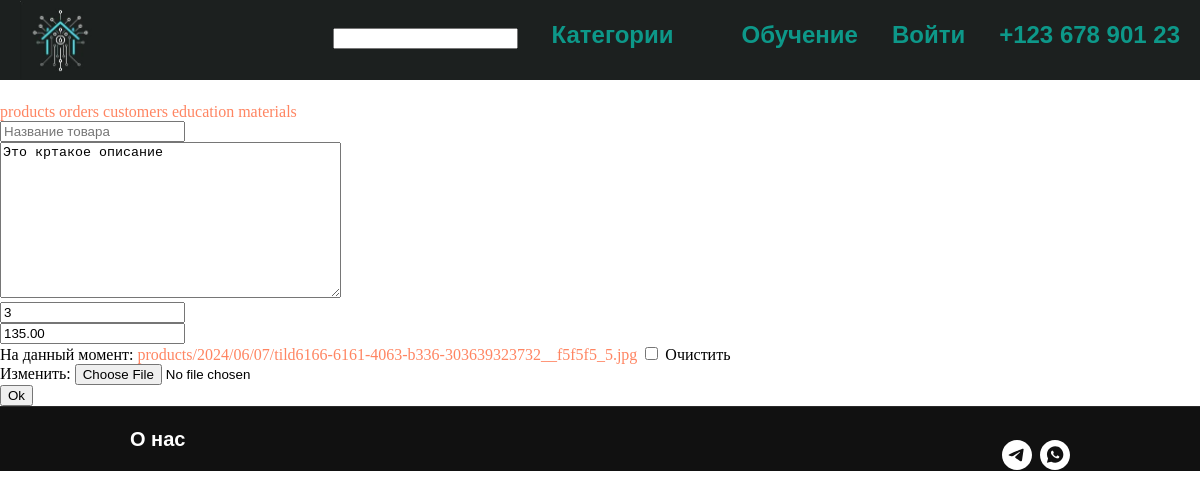
Screenshot of /edit_product/1 with the database file from the repository.
### shop/models.py (models this page shows, shortened)
class Product(models.Model):
    name = models.CharField(
        max_length=200, unique=True, verbose_name='Наменование продукта'
        )
    slug = models.SlugField(
        max_length=200, unique=True, blank=True, null=True, verbose_name='URL'
        )
    image = models.ImageField(
        upload_to='products/%Y/%m/%d', blank=True, verbose_name='Изображение'
        )
    description = models.CharField(
        max_length=250, blank=True, null=True, verbose_name='Описание'
        )
    price = models.DecimalField(
        default=0.00, max_digits=10, decimal_places=2, verbose_name='Цена'
        )
    quantity = models.PositiveSmallIntegerField(
        default=0, verbose_name="Остаток"
        )
    attributes = models.TextField(
        max_length=1000, blank=True, null=True, verbose_name='Характеристики'
        )
    status = models.CharField(max_length=255, choices=STATUS, default='open')

### shop/views/alex.py (the view)
# urls.py: path('edit_product/<int:pk>',views.edit_product,name='edit_product'),
def edit_product(request,pk):
    product = Product.objects.get(pk=pk)
    form = ProductForm(request.POST or None,request.FILES or None,instance=product)
    if form.is_valid():
        form.save()
        return redirect('shop:products')
    return render(request, 'product_form.html', {'form': form})

### shop/forms.py
class ProductForm(forms.ModelForm):
    image = forms.ImageField(widget=forms.TextInput(
        attrs={"type": "image"}
    ))
    price = forms.DecimalField(
        max_digits=10, decimal_places=2
    )
    class Meta:
        model = Product
        fields = ["name", "slug", "image", "description", "price", "quantity", "attributes"]

### shop/templatetags/index.py (called while the page is built)
@register.filter
def split_url(addr, i):
    return addr.split(i)

### cms/templates/product_form.html (shortened to what this page needs)
{% extends 'layout.html' %}
{% block content_cms %}
    <div class="section">
        <div class="container">
            <div class="columns is-centered is-vcentered">
                <div class="column is-5">
                    <form class="box" method="post" enctype="multipart/form-data">
                        {% for field in form %}
                            <div class="field">
                                <div class="control">
                                    {{field}}
                                </div>
                            </div>
                        {% endfor %}
                        <button class="button is-success">Ok</button>
                    </form>
                </div>
            </div>
        </div>
    </div>
{% endblock %}

### rows the page displays
Product: form "Это кртакое описание" "3" "135.00"
